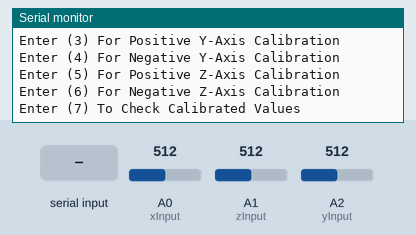
A sketch run on a simulated Arduino Uno, built with avr-gcc and run on an emulated ATmega328P. On the bench: the last lines printed to the serial monitor. The inputs (shaded band) are chosen by the test bench; at power-on: A0 (xInput) = 512, A1 (zInput) = 512, A2 (yInput) = 512.

Above: at 1.4 s.
1.5 s: "1" received over Serial
At 2.3 s:
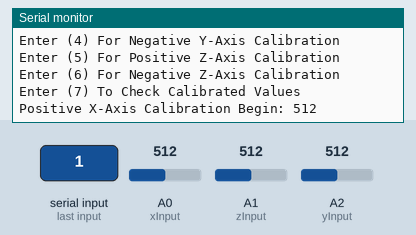
3.0 s: "2" received over Serial
At 3.4 s:
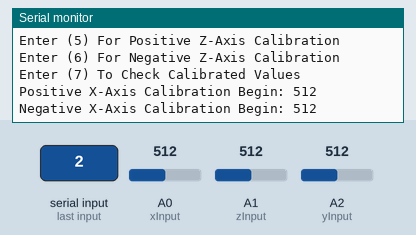
4.5 s: "3" received over Serial
At 5.7 s:
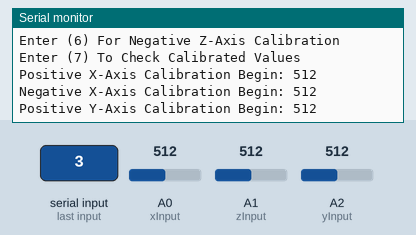
6.0 s: "4" received over Serial
At 6.9 s:
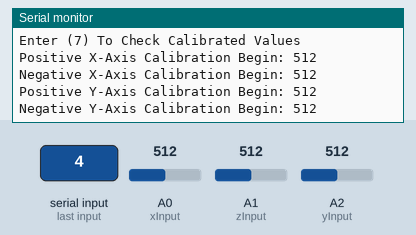
7.5 s: "5" received over Serial
At 8.0 s:
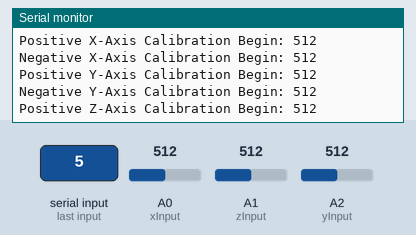
9.0 s: "6" received over Serial
At 10.4 s:
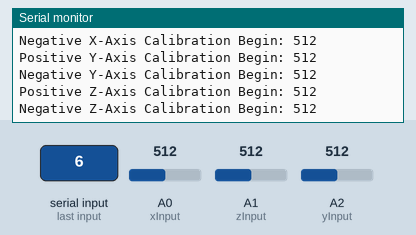

Measured:
- after the input at 1.5 s, the serial monitor: prints a new line at once (image 1)
- after the input at 3.0 s, the serial monitor: prints a new line at once (image 2)
- after the input at 4.5 s, the serial monitor: prints a new line at once (image 3)
- after the input at 6.0 s, the serial monitor: prints a new line at once (image 4)
- after the input at 7.5 s, the serial monitor: prints a new line at once (image 5)
- after the input at 9.0 s, the serial monitor: prints a new line at once (image 6)

The sketch:

accelerometer_initial_calibration.ino
```cpp
// INSTRUCTIONS: To begin using the arduino controller, first run the
// accelerometer_initial_calibration.ino sketch. Calibrate each positive/negative
// axes be entering the relevant menu values. Check calibrated min/max values
// and replace values in the INPUT VARIABLE DECLARATION section of the
// accelerometer.ino and accelerometer_data_collection.ino sketch with
// corresponding values from this sketch.

// VARIABLE DECLARATION
const int xInput = A0; // X-Axis Analog Pin Input (A0)
const int yInput = A2; // Y-Axis Analog Pin Input (A1)
const int zInput = A1; // Z-Axis Analog Pin Input (A2)
const int sampleSize = 20; // Collect 20 samples for calibration
int xRawMin, xRawMax, yRawMin, yRawMax, zRawMin, zRawMax;
int input;

void setup() {
  Serial.begin(9600);
  Serial.println("Running calibration sketch...");
  Serial.println("Enter (1) For Positive X-Axis Calibration");
  Serial.println("Enter (2) For Negative X-Axis Calibration");
  Serial.println("Enter (3) For Positive Y-Axis Calibration");
  Serial.println("Enter (4) For Negative Y-Axis Calibration");
  Serial.println("Enter (5) For Positive Z-Axis Calibration");
  Serial.println("Enter (6) For Negative Z-Axis Calibration");
  Serial.println("Enter (7) To Check Calibrated Values");
}

void loop() {
  input = Serial.read();
  if (input == '1') {
    Serial.print("Positive X-Axis Calibration Begin: ");
    xRawMax = xCalibration();
    Serial.println(xRawMax);
  }
  if (input == '2') {
    Serial.print("Negative X-Axis Calibration Begin: ");
    xRawMin = xCalibration();
    Serial.println(xRawMin);
  }
  if (input == '3') {
    Serial.print("Positive Y-Axis Calibration Begin: ");
    yRawMax = yCalibration();
    Serial.println(yRawMax);
  }
  if (input == '4') {
    Serial.print("Negative Y-Axis Calibration Begin: ");
    yRawMin = yCalibration();
    Serial.println(yRawMin);
  }
  if (input == '5') {
    Serial.print("Positive Z-Axis Calibration Begin: ");
    zRawMax = zCalibration();
    Serial.println(zRawMax);
  }
  if (input == '6') {
    Serial.print("Negative Z-Axis Calibration Begin: ");
    zRawMin = zCalibration();
    Serial.println(zRawMin);
  }
  if (input == '7') {
    Serial.println("Min/Max Values Check:");
    Serial.print("xRawMin: ");
    Serial.print(xRawMin);
    Serial.print(" xRawMax: ");
    Serial.println(xRawMax);
    Serial.print("yRawMin: ");
    Serial.print(yRawMin);
    Serial.print(" yRawMax: ");
    Serial.println(yRawMax);
    Serial.print("zRawMin: ");
    Serial.print(zRawMin);
    Serial.print(" zRawMax: ");
    Serial.println(zRawMax);
  }
}

// CALLIBRATION FUNCTIONS: Reads in relevant pin reading takes a #sampleSize samples to find average.
int xCalibration() {
  long reading = 0;
  for (int i = 0; i < sampleSize; i++)
  {
    reading += analogRead(xInput);
  }
  return reading/sampleSize;
}

int yCalibration() {
  long reading = 0;
  for (int i = 0; i < sampleSize; i++)
  {
    reading += analogRead(yInput);
  }
  return reading/sampleSize;
}

int zCalibration() {
  long reading = 0;
  for (int i = 0; i < sampleSize; i++)
  {
    reading += analogRead(zInput);
  }
  return reading/sampleSize;
}
```
